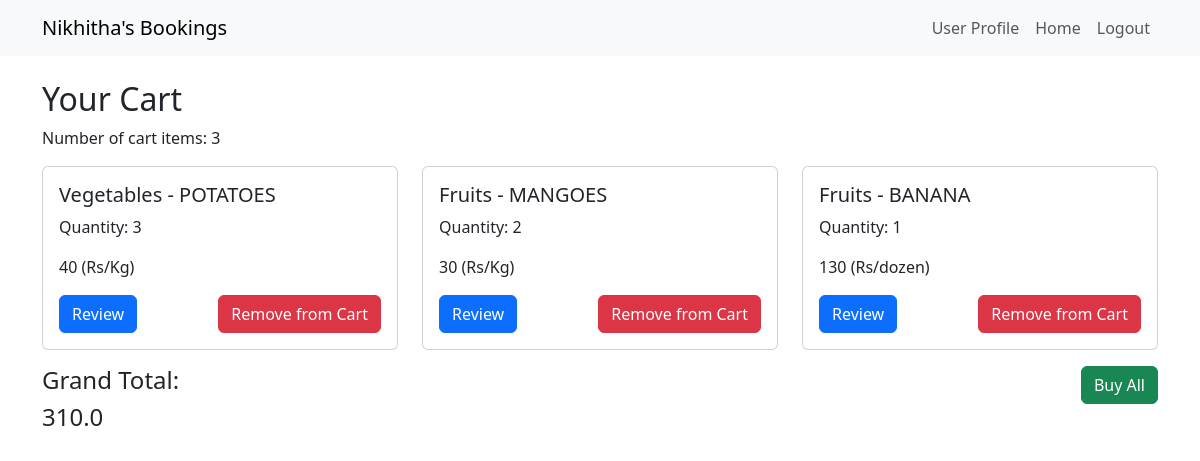
The page /user-dashboard/cart (signed in) on the database its author committed.
### app.py (models this page shows)
class Users(db.Model, UserMixin):
    id = db.Column(db.Integer, primary_key=True)
    username = db.Column(db.String(20), unique=True, nullable=False)
    password = db.Column(db.String(255), nullable=False)
    role = db.Column(db.String(20), nullable=False, default='user')
    carts = db.relationship('Cart', backref='user', lazy=True)

class Cart(db.Model):
    id = db.Column(db.Integer, primary_key=True)
    user_id = db.Column(db.Integer, db.ForeignKey('users.id'), nullable=False)
    product_id = db.Column(db.Integer, db.ForeignKey('product.id'), nullable=False)
    quantity = db.Column(db.Integer, default=1)

class Category(db.Model):
    id = db.Column(db.Integer, primary_key=True)
    name = db.Column(db.String(255), nullable=False, unique=True)
    products = db.relationship('Product', backref='category', lazy=True)

class Product(db.Model):
    id = db.Column(db.Integer, primary_key=True)
    name = db.Column(db.String(255), nullable=False)
    manufacture_date = db.Column(db.Date)
    expiry_date = db.Column(db.Date)
    unit = db.Column(db.String(50))
    rate_per_unit = db.Column(db.String(50))  # For example, "Rs/Kg", "Rs/Litre"
    price = db.Column(db.Float, nullable=False)
    available_quantity = db.Column(db.Float, nullable=False)
    category_id = db.Column(db.Integer, db.ForeignKey('category.id'), nullable=False)
    carts = db.relationship('Cart', backref='product', lazy=True)
    user_products = db.relationship('UserProduct', backref='product', lazy=True)

### app.py (the view)
@app.route('/user-dashboard/cart', methods=['GET', 'POST'])
@login_required
def cart():
    user_carts = Cart.query.filter_by(user=current_user).all()
    total_price = sum(float(cart.product.rate_per_unit) * cart.quantity for cart in user_carts)
    return render_template('cart.html', user_carts=user_carts, total_price=total_price)

### app.py (called while the page is built)
@login_manager.user_loader
def load_user(user_id):
    return db.session.get(Users, int(user_id))

### templates/cart.html (shortened to what this page needs)
<!doctype html>
<html lang="en">
<head>
    <link href="https://cdn.jsdelivr.net/npm/bootstrap@5.3.1/dist/css/bootstrap.min.css" rel="stylesheet">
</head>
<body>
    <nav class="navbar navbar-expand-lg navbar-light bg-light">
        <div class="container">
            <a class="navbar-brand" href="#">{{current_user.username}}'s Bookings</a>
            <div class="navbar-collapse justify-content-end">
                <ul class="navbar-nav">
                    <li class="nav-item">
                        <a class="nav-link" href="{{url_for('user_profile')}}">User Profile</a>
                    </li>
                    <li class="nav-item">
                        <a class="nav-link" href="{{url_for('user_dashboard')}}">Home</a>
                    </li>
                    <li class="nav-item">
                        <a class="nav-link" href="{{url_for('logout')}}">Logout</a>
                    </li>
                </ul>
            </div>
        </div>
    </nav>
    <div class="container mt-4">
        <h2>Your Cart</h2>
        <p>Number of cart items: {{ user_carts|length }}</p>
        <div class="row overflow-auto" style="max-height: 500px;">
            {% for user_cart in user_carts %}
<div class="col-md-4">
    <div class="card mb-3">
        <div class="card-body">
            <h5 class="card-title">{{ user_cart.product.category.name }} - {{ user_cart.product.name }}</h5>
            <p class="card-text">Quantity: {{ user_cart.quantity }}</p>
            <p class="card-text">{{ user_cart.product.rate_per_unit }} ({{ user_cart.product.unit }})</p>
            <div class="d-flex justify-content-between">
                <a href="{{url_for('review_product', product_id=user_cart.product.id)}}" class="btn btn-primary">Review</a>
                <form action="{{ url_for('remove_from_cart', product_id=user_cart.product.id) }}" method="POST">
                    <button type="button" class="btn btn-danger" data-bs-toggle="modal" data-bs-target="#confirmModal{{ user_cart.product.id }}">Remove from Cart</button>
                </form>
            </div>
        </div>
    </div>
</div>
            {% endfor %}
        </div>
        <div class="row">
            <div class="col-md-6">
                <h4>Grand Total:</h4>
                <h4>{{ total_price }}</h4>
            </div>
            <div class="col-md-6 text-end">
                <button type="submit" class="btn btn-success">Buy All</button>
            </div>
        </div>
    </div>
</body>
</html>

### rows shown on the page
Users: username "Nikhitha"
Cart: product.category.name "Vegetables", product.name "POTATOES", quantity "3", product.rate_per_unit "40", product.unit "Rs/Kg"
Cart: product.category.name "Fruits", product.name "MANGOES", quantity "2", product.rate_per_unit "30", product.unit "Rs/Kg"
Cart: product.category.name "Fruits", product.name "BANANA", quantity "1", product.rate_per_unit "130", product.unit "Rs/dozen"

### other values the page prints
{{ user_carts|length }} "3"
{{ total_price }} "310.0"
